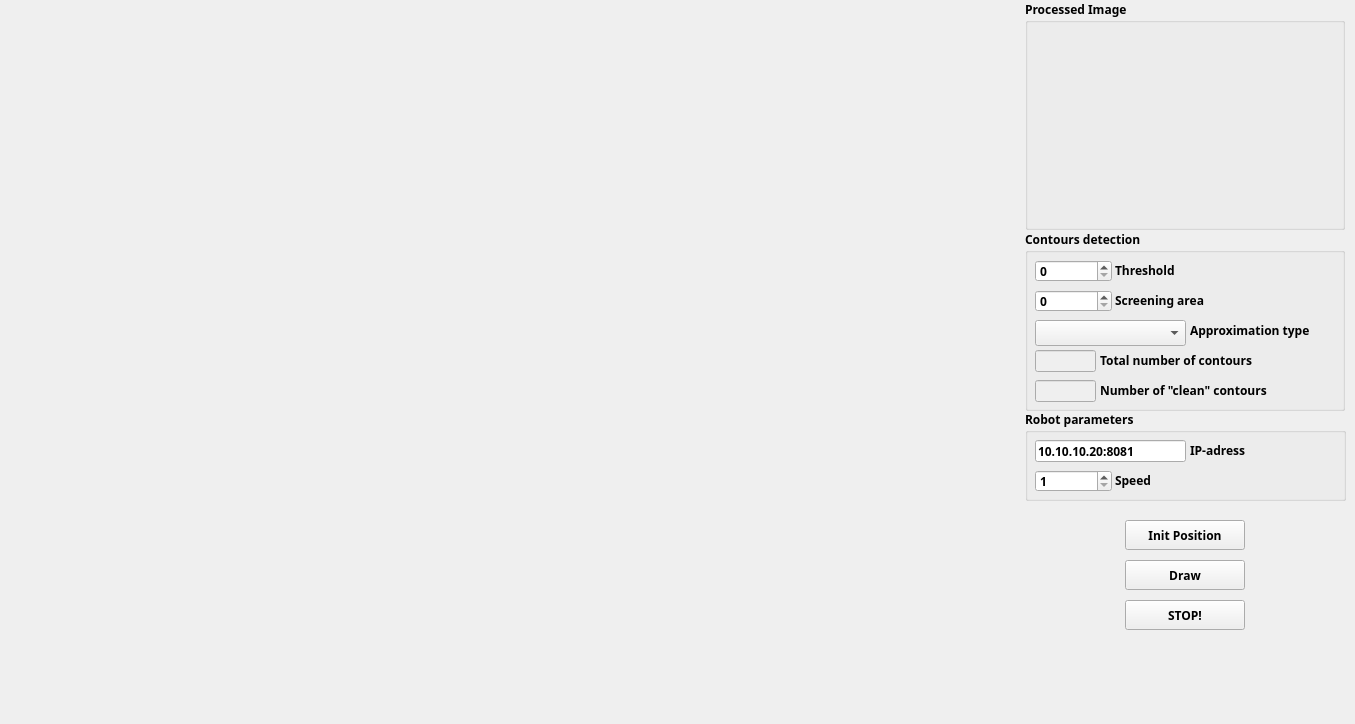
    <widget class="QWidget" name="tabRobotInteraction">
     <attribute name="title">
      <string>Robot Interaction</string>
     </attribute>
     <widget class="QLabel" name="pictureBoxOutput2">
      <property name="geometry">
       <rect>
        <x>20</x>
        <y>40</y>
        <width>990</width>
        <height>675</height>
       </rect>
      </property>
      <property name="frameShape">
       <enum>QFrame::NoFrame</enum>
      </property>
      <property name="frameShadow">
       <enum>QFrame::Plain</enum>
      </property>
      <property name="lineWidth">
       <number>1</number>
      </property>
      <property name="text">
       <string/>
      </property>
      <property name="scaledContents">
       <bool>false</bool>
      </property>
      <property name="alignment">
       <set>Qt::AlignLeading|Qt::AlignLeft|Qt::AlignVCenter</set>
      </property>
      <property name="wordWrap">
       <bool>false</bool>
      </property>
     </widget>
     <widget class="QGroupBox" name="groupBoxContours">
      <property name="geometry">
       <rect>
        <x>1025</x>
        <y>230</y>
        <width>320</width>
        <height>181</height>
       </rect>
      </property>
      <property name="font">
       <font>
        <family>Segoe UI Semibold</family>
        <pointsize>9</pointsize>
        <weight>75</weight>
        <bold>true</bold>
       </font>
      </property>
      <property name="styleSheet">
       <string notr="true"/>
      </property>
      <property name="title">
       <string>Contours detection</string>
      </property>
      <widget class="QSpinBox" name="spinBoxThreshold">
       <property name="enabled">
        <bool>true</bool>
       </property>
       <property name="geometry">
        <rect>
         <x>10</x>
         <y>30</y>
         <width>77</width>
         <height>22</height>
        </rect>
       </property>
       <property name="font">
        <font>
         <family>Segoe UI Semibold</family>
         <pointsize>9</pointsize>
         <weight>75</weight>
         <bold>true</bold>
        </font>
       </property>
       <property name="maximum">
        <number>500</number>
       </property>
      </widget>
      <widget class="QLabel" name="labelContours1">
       <property name="geometry">
        <rect>
         <x>90</x>
         <y>30</y>
         <width>221</width>
         <height>20</height>
        </rect>
       </property>
       <property name="font">
        <font>
         <family>Segoe UI Semibold</family>
         <pointsize>9</pointsize>
         <weight>75</weight>
         <bold>true</bold>
        </font>
       </property>
       <property name="styleSheet">
        <string notr="true"/>
       </property>
       <property name="text">
        <string>Threshold</string>
       </property>
      </widget>
      <widget class="QLineEdit" name="textBoxTotal">
       <property name="enabled">
        <bool>false</bool>
       </property>
       <property name="geometry">
        <rect>
         <x>10</x>
         <y>120</y>
         <width>61</width>
         <height>22</height>
        </rect>
       </property>
       <property name="font">
        <font>
         <family>Segoe UI Semibold</family>
         <pointsize>9</pointsize>
         <weight>75</weight>
         <bold>true</bold>
        </font>
       </property>
      </widget>
      <widget class="QLineEdit" name="textBoxClean">
       <property name="enabled">
        <bool>false</bool>
       </property>
       <property name="geometry">
        <rect>
         <x>10</x>
         <y>150</y>
         <width>61</width>
         <height>22</height>
        </rect>
       </property>
       <property name="font">
        <font>
         <family>Segoe UI Semibold</family>
         <pointsize>9</pointsize>
         <weight>75</weight>
         <bold>true</bold>
        </font>
       </property>
      </widget>
      <widget class="QLabel" name="labelContours3">
       <property name="geometry">
        <rect>
         <x>75</x>
         <y>120</y>
         <width>231</width>
         <height>20</height>
        </rect>
       </property>
       <property name="font">
        <font>
         <family>Segoe UI Semibold</family>
         <pointsize>9</pointsize>
         <weight>75</weight>
         <bold>true</bold>
        </font>
       </property>
       <property name="text">
        <string>Total number of contours </string>
       </property>
      </widget>
      <widget class="QLabel" name="labelContours4">
       <property name="geometry">
        <rect>
         <x>75</x>
         <y>150</y>
         <width>231</width>
         <height>20</height>
        </rect>
       </property>
       <property name="font">
        <font>
         <family>Segoe UI Semibold</family>
         <pointsize>9</pointsize>
         <weight>75</weight>
         <bold>true</bold>
        </font>
       </property>
       <property name="text">
        <string>Number of &quot;clean&quot; contours </string>
       </property>
      </widget>
      <widget class="QSpinBox" name="spinBoxArea">
       <property name="enabled">
        <bool>true</bool>
       </property>
       <property name="geometry">
        <rect>
         <x>10</x>
         <y>60</y>
         <width>77</width>
         <height>22</height>
        </rect>
       </property>
       <property name="font">
        <font>
         <family>Segoe UI Semibold</family>
         <pointsize>9</pointsize>
         <weight>75</weight>
         <bold>true</bold>
        </font>
       </property>
       <property name="maximum">
        <number>500</number>
       </property>
      </widget>
      <widget class="QLabel" name="labelContours2">
       <property name="geometry">
        <rect>
         <x>90</x>
         <y>60</y>
         <width>221</width>
         <height>20</height>
        </rect>
       </property>
       <property name="font">
        <font>
         <family>Segoe UI Semibold</family>
         <pointsize>9</pointsize>
         <weight>75</weight>
         <bold>true</bold>
        </font>
       </property>
       <property name="text">
        <string>Screening area</string>
       </property>
      </widget>
      <widget class="QComboBox" name="comboBoxApprox">
       <property name="geometry">
        <rect>
         <x>10</x>
         <y>90</y>
         <width>151</width>
         <height>26</height>
        </rect>
       </property>
       <property name="font">
        <font>
         <family>Segoe UI Semibold</family>
         <pointsize>9</pointsize>
         <weight>75</weight>
         <bold>true</bold>
        </font>
       </property>
       <property name="styleSheet">
        <string notr="true"/>
       </property>
      </widget>
      <widget class="QLabel" name="labelContours5">
       <property name="geometry">
        <rect>
         <x>165</x>
         <y>90</y>
         <width>141</width>
         <height>20</height>
        </rect>
       </property>
       <property name="font">
        <font>
         <family>Segoe UI Semibold</family>
         <pointsize>9</pointsize>
         <weight>75</weight>
         <bold>true</bold>
        </font>
       </property>
       <property name="text">
        <string>Approximation type</string>
       </property>
      </widget>
     </widget>
     <widget class="QGroupBox" name="groupBoxProcessed">
      <property name="geometry">
       <rect>
        <x>1025</x>
        <y>0</y>
        <width>320</width>
        <height>230</height>
       </rect>
      </property>
      <property name="font">
       <font>
        <family>Segoe UI Semibold</family>
        <pointsize>9</pointsize>
        <weight>75</weight>
        <bold>true</bold>
       </font>
      </property>
      <property name="title">
       <string>Processed Image</string>
      </property>
      <widget class="QLabel" name="pictureBoxProcessed">
       <property name="geometry">
        <rect>
         <x>14</x>
         <y>30</y>
         <width>291</width>
         <height>191</height>
        </rect>
       </property>
       <property name="frameShape">
        <enum>QFrame::NoFrame</enum>
       </property>
       <property name="frameShadow">
        <enum>QFrame::Plain</enum>
       </property>
       <property name="lineWidth">
        <number>1</number>
       </property>
       <property name="text">
        <string/>
       </property>
       <property name="scaledContents">
        <bool>false</bool>
       </property>
       <property name="alignment">
        <set>Qt::AlignCenter</set>
       </property>
       <property name="wordWrap">
        <bool>false</bool>
       </property>
      </widget>
     </widget>
     <widget class="QGroupBox" name="groupBoxRobot">
      <property name="geometry">
       <rect>
        <x>1025</x>
        <y>410</y>
        <width>321</width>
        <height>91</height>
       </rect>
      </property>
      <property name="font">
       <font>
        <family>Segoe UI Semibold</family>
        <pointsize>9</pointsize>
        <weight>75</weight>
        <bold>true</bold>
       </font>
      </property>
      <property name="title">
       <string>Robot parameters</string>
      </property>
      <widget class="QLineEdit" name="textBoxIP">
       <property name="geometry">
        <rect>
         <x>10</x>
         <y>30</y>
         <width>151</width>
         <height>22</height>
        </rect>
       </property>
       <property name="font">
        <font>
         <family>Segoe UI Semibold</family>
         <pointsize>9</pointsize>
         <weight>75</weight>
         <bold>true</bold>
        </font>
       </property>
       <property name="text">
        <string>10.10.10.20:8081</string>
       </property>
      </widget>
      <widget class="QLabel" name="labelRobot1">
       <property name="geometry">
        <rect>
         <x>165</x>
         <y>30</y>
         <width>141</width>
         <height>20</height>
        </rect>
       </property>
       <property name="font">
        <font>
         <family>Segoe UI Semibold</family>
         <pointsize>9</pointsize>
         <weight>75</weight>
         <bold>true</bold>
        </font>
       </property>
       <property name="text">
        <string>IP-adress</string>
       </property>
      </widget>
      <widget class="QSpinBox" name="spinBoxSpeed">
       <property name="enabled">
        <bool>true</bool>
       </property>
       <property name="geometry">
        <rect>
         <x>10</x>
         <y>60</y>
         <width>77</width>
         <height>22</height>
        </rect>
       </property>
       <property name="font">
        <font>
         <family>Segoe UI Semibold</family>
         <pointsize>9</pointsize>
         <weight>75</weight>
         <bold>true</bold>
        </font>
       </property>
       <property name="minimum">
        <number>1</number>
       </property>
       <property name="maximum">
        <number>100</number>
       </property>
      </widget>
      <widget class="QLabel" name="labelRobot2">
       <property name="geometry">
        <rect>
         <x>90</x>
         <y>60</y>
         <width>221</width>
         <height>20</height>
        </rect>
       </property>
       <property name="font">
        <font>
         <family>Segoe UI Semibold</family>
         <pointsize>9</pointsize>
         <weight>75</weight>
         <bold>true</bold>
        </font>
       </property>
       <property name="text">
        <string>Speed</string>
       </property>
      </widget>
     </widget>
     <widget class="QPushButton" name="buttonInitPosition">
      <property name="enabled">
       <bool>true</bool>
      </property>
      <property name="geometry">
       <rect>
        <x>1125</x>
        <y>520</y>
        <width>120</width>
        <height>30</height>
       </rect>
      </property>
      <property name="font">
       <font>
        <family>Segoe UI Semibold</family>
        <pointsize>9</pointsize>
        <weight>75</weight>
        <bold>true</bold>
       </font>
      </property>
      <property name="layoutDirection">
       <enum>Qt::LeftToRight</enum>
      </property>
      <property name="styleSheet">
       <string notr="true"/>
      </property>
      <property name="text">
       <string>Init Position</string>
      </property>
      <property name="autoDefault">
       <bool>false</bool>
      </property>
      <property name="default">
       <bool>false</bool>
      </property>
      <property name="flat">
       <bool>false</bool>
      </property>
     </widget>
     <widget class="QPushButton" name="buttonDraw">
      <property name="enabled">
       <bool>true</bool>
      </property>
      <property name="geometry">
       <rect>
        <x>1125</x>
        <y>560</y>
        <width>120</width>
        <height>30</height>
       </rect>
      </property>
      <property name="font">
       <font>
        <family>Segoe UI Semibold</family>
        <pointsize>9</pointsize>
        <weight>75</weight>
        <bold>true</bold>
       </font>
      </property>
      <property name="layoutDirection">
       <enum>Qt::LeftToRight</enum>
      </property>
      <property name="styleSheet">
       <string notr="true"/>
      </property>
      <property name="text">
       <string>Draw</string>
      </property>
      <property name="autoDefault">
       <bool>false</bool>
      </property>
      <property name="default">
       <bool>false</bool>
      </property>
      <property name="flat">
       <bool>false</bool>
      </property>
     </widget>
     <widget class="QPushButton" name="buttonStop">
      <property name="enabled">
       <bool>true</bool>
      </property>
      <property name="geometry">
       <rect>
        <x>1125</x>
        <y>600</y>
        <width>120</width>
        <height>30</height>
       </rect>
      </property>
      <property name="font">
       <font>
        <family>Segoe UI Semibold</family>
        <pointsize>9</pointsize>
        <weight>75</weight>
        <bold>true</bold>
       </font>
      </property>
      <property name="layoutDirection">
       <enum>Qt::LeftToRight</enum>
      </property>
      <property name="styleSheet">
       <string notr="true"/>
      </property>
      <property name="text">
       <string>STOP!</string>
      </property>
      <property name="autoDefault">
       <bool>false</bool>
      </property>
      <property name="default">
       <bool>false</bool>
      </property>
      <property name="flat">
       <bool>false</bool>
      </property>
     </widget>
    </widget>
